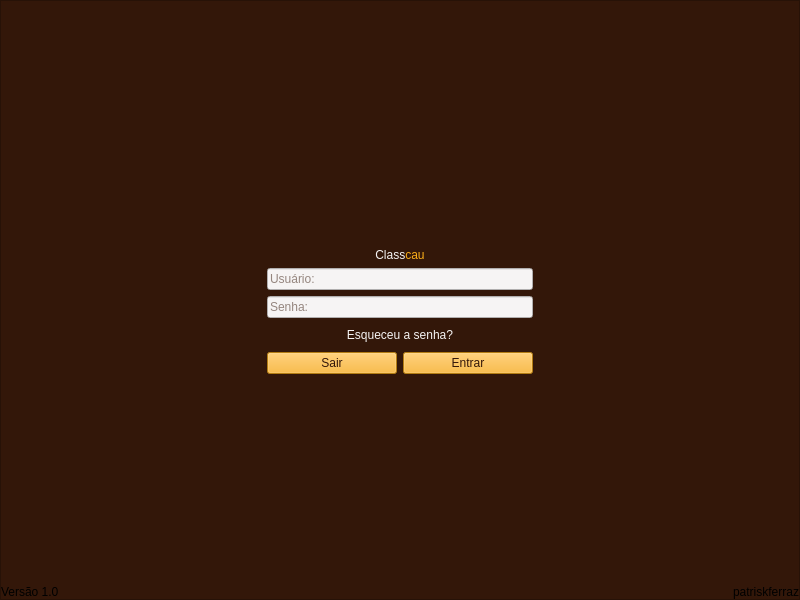
<?xml version="1.0" encoding="UTF-8"?>
<ui version="4.0">
 <class>WLogin</class>
 <widget class="QWidget" name="WLogin">
  <property name="enabled">
   <bool>true</bool>
  </property>
  <property name="geometry">
   <rect>
    <x>0</x>
    <y>0</y>
    <width>800</width>
    <height>600</height>
   </rect>
  </property>
  <property name="contextMenuPolicy">
   <enum>Qt::DefaultContextMenu</enum>
  </property>
  <property name="windowTitle">
   <string>Classcau</string>
  </property>
  <property name="windowIcon">
   <iconset resource="resource.qrc">
    <normaloff>:/icon/img/icon/tcLogoClasscau.svg</normaloff>:/icon/img/icon/tcLogoClasscau.svg</iconset>
  </property>
  <layout class="QGridLayout" name="glLoginW">
   <property name="leftMargin">
    <number>0</number>
   </property>
   <property name="topMargin">
    <number>0</number>
   </property>
   <property name="rightMargin">
    <number>0</number>
   </property>
   <property name="bottomMargin">
    <number>0</number>
   </property>
   <property name="spacing">
    <number>0</number>
   </property>
   <item row="0" column="0">
    <widget class="QFrame" name="fLogin">
     <property name="styleSheet">
      <string notr="true">background-color: rgb(51, 23, 9);</string>
     </property>
     <property name="frameShape">
      <enum>QFrame::StyledPanel</enum>
     </property>
     <property name="frameShadow">
      <enum>QFrame::Plain</enum>
     </property>
     <layout class="QGridLayout" name="glLoginF">
      <property name="leftMargin">
       <number>0</number>
      </property>
      <property name="topMargin">
       <number>0</number>
      </property>
      <property name="rightMargin">
       <number>0</number>
      </property>
      <property name="bottomMargin">
       <number>0</number>
      </property>
      <property name="spacing">
       <number>0</number>
      </property>
      <item row="0" column="1">
       <spacer name="vsTop">
        <property name="orientation">
         <enum>Qt::Vertical</enum>
        </property>
        <property name="sizeHint" stdset="0">
         <size>
          <width>20</width>
          <height>95</height>
         </size>
        </property>
       </spacer>
      </item>
      <item row="1" column="0">
       <spacer name="hsLeft">
        <property name="orientation">
         <enum>Qt::Horizontal</enum>
        </property>
        <property name="sizeHint" stdset="0">
         <size>
          <width>262</width>
          <height>20</height>
         </size>
        </property>
       </spacer>
      </item>
      <item row="1" column="1" rowspan="2">
       <layout class="QVBoxLayout" name="vbLogin">
        <property name="spacing">
         <number>6</number>
        </property>
        <item>
         <widget class="QLabel" name="lImgLogo">
          <property name="font">
           <font>
            <pointsize>10</pointsize>
            <weight>75</weight>
            <italic>true</italic>
            <bold>true</bold>
           </font>
          </property>
          <property name="styleSheet">
           <string notr="true"/>
          </property>
          <property name="text">
           <string/>
          </property>
          <property name="pixmap">
           <pixmap resource="resource.qrc">:/icon/img/icon/pLogoClasscau.svg</pixmap>
          </property>
          <property name="alignment">
           <set>Qt::AlignCenter</set>
          </property>
         </widget>
        </item>
        <item>
         <widget class="QLabel" name="lTextLogo">
          <property name="styleSheet">
           <string notr="true">font: 48pt &quot;Roboto Bk&quot;;</string>
          </property>
          <property name="text">
           <string>&lt;html&gt;&lt;head/&gt;&lt;body&gt;&lt;p&gt;&lt;span style=&quot; color:#f6f4f4;&quot;&gt;Class&lt;/span&gt;&lt;span style=&quot; color:#faad19;&quot;&gt;cau&lt;/span&gt;&lt;/p&gt;&lt;/body&gt;&lt;/html&gt;</string>
          </property>
          <property name="alignment">
           <set>Qt::AlignCenter</set>
          </property>
         </widget>
        </item>
        <item>
         <widget class="QLineEdit" name="lUsuario">
          <property name="styleSheet">
           <string notr="true">font: 10pt &quot;Roboto Bk&quot;;
background-color: rgb(246, 244, 244);
color: rgb(51, 23, 9);</string>
          </property>
          <property name="placeholderText">
           <string>Usuário:</string>
          </property>
         </widget>
        </item>
        <item>
         <widget class="QLineEdit" name="lSenha">
          <property name="styleSheet">
           <string notr="true">font: 10pt &quot;Roboto Bk&quot;;
color: rgb(51, 23, 9);
background-color: rgb(246, 244, 244);</string>
          </property>
          <property name="echoMode">
           <enum>QLineEdit::Password</enum>
          </property>
          <property name="placeholderText">
           <string>Senha:</string>
          </property>
         </widget>
        </item>
        <item>
         <widget class="QPushButton" name="pushButton">
          <property name="focusPolicy">
           <enum>Qt::WheelFocus</enum>
          </property>
          <property name="styleSheet">
           <string notr="true">color: rgb(246, 244, 244);
font: 25 10pt &quot;Roboto&quot;;</string>
          </property>
          <property name="text">
           <string>Esqueceu a senha?</string>
          </property>
          <property name="flat">
           <bool>true</bool>
          </property>
         </widget>
        </item>
        <item>
         <layout class="QHBoxLayout" name="hbLogin">
          <item>
           <widget class="QPushButton" name="pbSair">
            <property name="styleSheet">
             <string notr="true">font: 10pt &quot;Roboto Bk&quot;;
color: rgb(51, 23, 9);
background-color: rgb(250, 173, 25);</string>
            </property>
            <property name="text">
             <string>Sair</string>
            </property>
           </widget>
          </item>
          <item>
           <widget class="QPushButton" name="pbEntrar">
            <property name="styleSheet">
             <string notr="true">font: 10pt &quot;Roboto Bk&quot;;
color: rgb(51, 23, 9);
background-color: rgb(250, 173, 25);</string>
            </property>
            <property name="text">
             <string>Entrar</string>
            </property>
           </widget>
          </item>
         </layout>
        </item>
       </layout>
      </item>
      <item row="3" column="1">
       <spacer name="vsBottom">
        <property name="orientation">
         <enum>Qt::Vertical</enum>
        </property>
        <property name="sizeHint" stdset="0">
         <size>
          <width>20</width>
          <height>94</height>
         </size>
        </property>
       </spacer>
      </item>
      <item row="2" column="2">
       <spacer name="hsRight">
        <property name="orientation">
         <enum>Qt::Horizontal</enum>
        </property>
        <property name="sizeHint" stdset="0">
         <size>
          <width>243</width>
          <height>20</height>
         </size>
        </property>
       </spacer>
      </item>
      <item row="3" column="2">
       <widget class="QLabel" name="lDeveloper">
        <property name="styleSheet">
         <string notr="true">font: 10pt &quot;Roboto Bk&quot;;</string>
        </property>
        <property name="text">
         <string>patriskferraz</string>
        </property>
        <property name="alignment">
         <set>Qt::AlignBottom|Qt::AlignRight|Qt::AlignTrailing</set>
        </property>
       </widget>
      </item>
      <item row="3" column="0">
       <widget class="QLabel" name="lVersion">
        <property name="styleSheet">
         <string notr="true">font: 10pt &quot;Roboto Bk&quot;;</string>
        </property>
        <property name="text">
         <string>Versão 1.0</string>
        </property>
        <property name="alignment">
         <set>Qt::AlignBottom|Qt::AlignLeading|Qt::AlignLeft</set>
        </property>
       </widget>
      </item>
     </layout>
    </widget>
   </item>
  </layout>
 </widget>
 <layoutdefault spacing="6" margin="11"/>
 <resources>
  <include location="resource.qrc"/>
 </resources>
 <connections/>
</ui>
